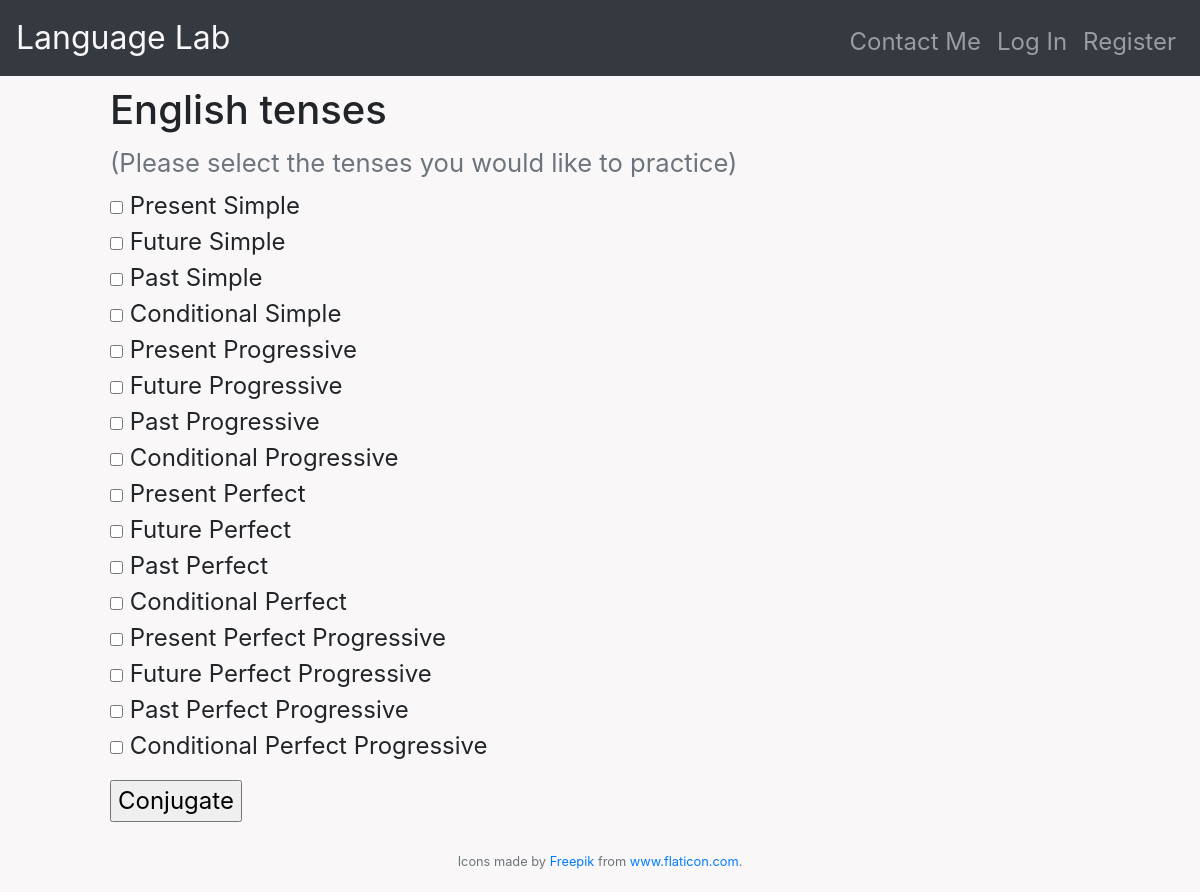
The page /1/English on the database its author committed.
### tables this page shows
CREATE TABLE en_tense (
        lang_id INTEGER NOT NULL,
        id INTEGER PRIMARY KEY AUTOINCREMENT NOT NULL,
        tense TEXT NOT NULL,
        FOREIGN KEY(lang_id) REFERENCES en_tense(id)
        );

### application.py (the view)
@app.route("/<lang_id>/<lang>", methods=["GET", "POST"])
def tense(lang_id, lang):
    if request.method == "POST":
        print(request.form.getlist("tense-checkbox"))
        return "TODO"
    else:
        langTenses = tenseTable(int(lang_id))
        tenses = query_db(f"""SELECT * FROM {langTenses}""")
        print(tenses)
        return render_template("tense.html", tenses=tenses, lang=lang)

### application.py (called while the page is built)
def get_db():
    db = getattr(g, '_database', None)
    if db is None:
        db = g._database = sqlite3.connect(DATABASE)
    return db

@app.teardown_appcontext
def close_connection(exception):
    db = getattr(g, '_database', None)
    if db is not None:
        db.close()

def query_db(query, args=(), one=False):
    cur = get_db().execute(query, args)
    rv = cur.fetchall()
    cur.close()
    return (rv[0] if rv else None) if one else rv

### helpers.py (called while the page is built)
def tenseTable(lang_id):
    if lang_id == 1:
        return "en_tense"
    else:
        pass

### templates/tense.html (shortened to what this page needs)
{% extends "layout.html" %}
{% block main %}
<h1 >
    {{ lang }} tenses
</h1>
<h2><small class="text-muted">(Please select the tenses you would like to practice)</small></h2>
<form action="/1/English" method="post">
    <div class="form-group">
    {% for tense in tenses %}
    <input type="checkbox" name="tense-checkbox" value="{{ tense[1] }}"> {{ tense[2] }}<br>
    {% endfor %}
    </div>
    <input type="submit" value="Conjugate">
</form>
{% endblock %}

### templates/layout.html (shortened to what this page needs)
<!DOCTYPE html>
<html lang="en">
    <head>
        <link rel="stylesheet" href="https://stackpath.bootstrapcdn.com/bootstrap/4.4.1/css/bootstrap.min.css">
        <link rel="stylesheet" href="/static/styles.css">
    </head>
    <body>
        <nav class="navbar navbar-expand-sm bg-dark navbar-dark">
            <a class="navbar-brand" href="/"><span class="palette-0">Language Lab</span></a>
             <div class="collapse navbar-collapse" id="navbar">
                     <ul class="navbar-nav ml-auto mt-2">
                         <li class="nav-item"><a class="nav-link" href="/">Contact Me</a></li>
                         <li class="nav-item"><a class="nav-link" href="/">Log In</a></li>
                         <li class="nav-item"><a class="nav-link" href="/">Register</a></li>
                     </ul>
            </div>
        </nav>
        <main class="main-container">
            {% block main %}{% endblock %}
        </main>
        <footer class="small text-center text-muted">
           Icons made by <a href="https://www.flaticon.com/authors/freepik" title="Freepik">Freepik</a> from <a href="https://www.flaticon.com/" title="Flaticon">www.flaticon.com</a>.
       </footer>
    </body>
</html>

### static/styles.css (style rules this page uses)
nav { font-size: x-large; }
nav .navbar-brand { font-size: xx-large; }
.palette-0 { color: #f9f7f7; }
body { background-color: #f9f7f7; }
main { overflow-x: auto; padding: 10px; font-size: x-large; max-width: 1000px; margin-left: auto; margin-right: auto; }
footer { padding: 20px }

### rows shown on the page
en_tense: tense "Present Simple"
en_tense: tense "Future Simple"
en_tense: tense "Past Simple"
en_tense: tense "Conditional Simple"
en_tense: tense "Present Progressive"
en_tense: tense "Future Progressive"
en_tense: tense "Past Progressive"
en_tense: tense "Conditional Progressive"
en_tense: tense "Present Perfect"
en_tense: tense "Future Perfect"
en_tense: tense "Past Perfect"
en_tense: tense "Conditional Perfect"
en_tense: tense "Present Perfect Progressive"
en_tense: tense "Future Perfect Progressive"
en_tense: tense "Past Perfect Progressive"
en_tense: tense "Conditional Perfect Progressive"

### other values the page prints
{{ lang }} "English"
